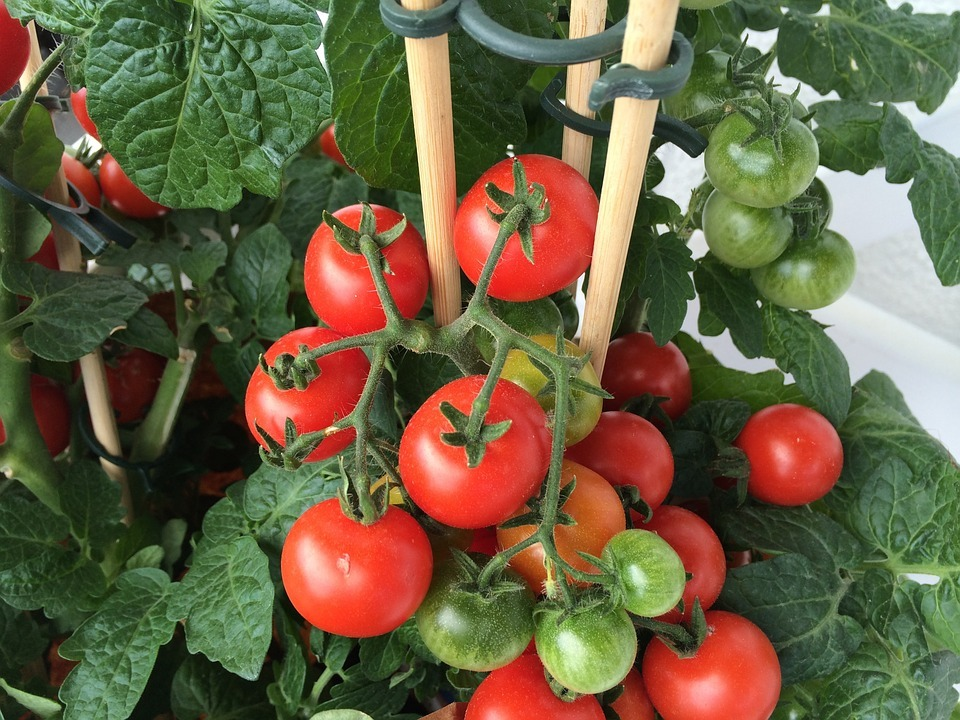
#> input picture 88.jpg, 960 x 720 px
$ python 'python project.py'
#> lines starting #> are read from the running program, lines starting #| are printed output that depends on the picture; after the words box and inside, x2 and y2 are one past the last pixel; in counts of white or black regions, pixels touching at a corner belong together
######image88
import cv2
import  numpy as np
from  matplotlib import pyplot as plt
img=cv2.imread("88.jpg")# Reading the image
#> img is the input picture: shape (720, 960, 3); mean B, G, R 65.8, 95.8, 105.7
img=cv2.resize(img,(512,512))   #Resizing the image
#> img: shape (512, 512, 3)
imgage=cv2.cvtColor(img,cv2.COLOR_BGR2RGB)
hsv=cv2.cvtColor(img,cv2.COLOR_BGR2HSV) #convert BGR to HSV
#> hsv: shape (512, 512, 3); mean H, S, V 41.4, 121, 121.7

#########################################################

lower_red= np.array([0,50,50])  #hsv for lower range of red
upper_red = np.array([10,255,255]) #hsv for upper range of red
mask = cv2.inRange(hsv, lower_red, upper_red) # making mask
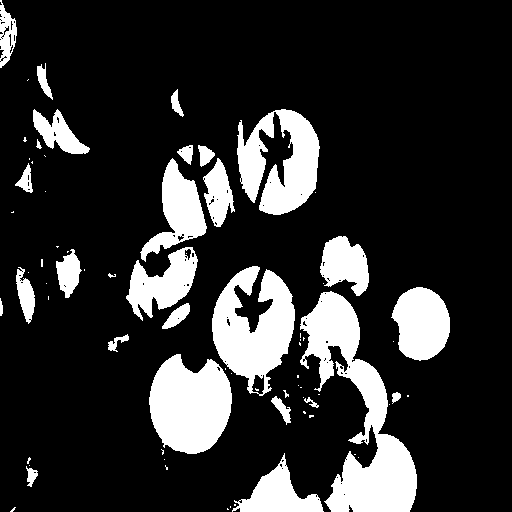
#> mask: shape (512, 512); 18.2% white; 74 white regions (45 under 20 px), largest, box (x1, y1, x2, y2) and area: (300, 291, 417, 512) 10028, (212, 266, 295, 396) 6279, (149, 354, 232, 454) 6203
##################################################

lower_green= np.array([36,25,25])  #hsv for lower range of red
upper_green = np.array([80,255,255]) #hsv for upper range of red
mask1 = cv2.inRange(hsv, lower_green, upper_green) # making mask
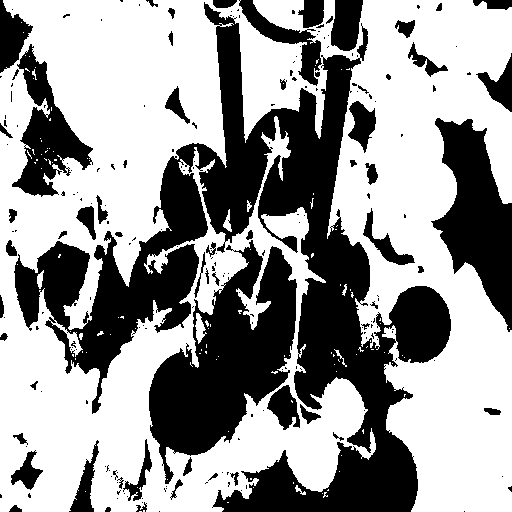
#> mask1: shape (512, 512); 60% white; 214 black regions (151 under 20 px), largest, box (x1, y1, x2, y2) and area: (14, 2, 451, 512) 58980, (149, 240, 297, 484) 17357, (431, 118, 512, 332) 9035

##################################################
res_r = cv2.bitwise_and(img,img, mask= mask) # ِANDing the mask and the image to show the red only
res_g=cv2.bitwise_and(img,img, mask= mask1) # ANDِing the mask and the image to show the green only
tot=cv2.bitwise_or(res_r,res_g) # ORing res_r with res_g (Mix)
res_r1 =cv2.cvtColor(res_r,cv2.COLOR_BGR2RGB)
res_g1 =cv2.cvtColor(res_g,cv2.COLOR_BGR2RGB)
tot =cv2.cvtColor(tot,cv2.COLOR_BGR2RGB)


#############make our full image equal to the result of  ِANDing the mask , identify the face of tomato#######################
full =res_r
full =cv2.cvtColor(full,cv2.COLOR_BGR2RGB)
face=cv2.imread('22.jpg')
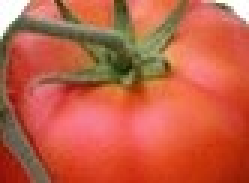
#> input picture 22.jpg, 83 x 61 px (shown 3 times larger)
#> face is the input picture: shape (61, 83, 3); mean B, G, R 69.7, 95.1, 195.4
face=cv2.cvtColor(face,cv2.COLOR_BGR2RGB)

###################make another variable equal to the original full image to draw the rectangles in it##########################
img2 = cv2.cvtColor(img, cv2.COLOR_BGR2RGB)
img2 =cv2.resize(img2,(512,512))
#######################loop for detection our tomatoes#######################

i=0
while 1 :

 res =cv2.matchTemplate(full,face,cv2.TM_SQDIFF)  ##for matching process between the face of tomato and full image
 min_val,max_val,min_loc,max_loc =cv2.minMaxLoc(res)###knowing the coordinates of result image in matching process
 height,width,channel=face.shape   ###knowing the coordinates of face image
 top_left =min_loc                 ##setting the top left of res equal to min_loc of the heat map image
 bottom_right=(top_left[0]+width,top_left[1]+height)##setting the coordinate of bottom_right  of the heat map image
 cv2.rectangle(full, top_left, bottom_right, (0, 0, 255), 5)
 cv2.rectangle(img2,top_left,bottom_right,(0,0,255),10)
 i=i+1
 if i==14 :
     break
#> this loop made 14 passes
#> (min_val, max_val, max_loc, top_left, bottom_right) on passes 1 to 12: (68516056, 291425888, (59, 60), (146, 376), (229, 437)), (76053760, 307863232, (67, 366), (333, 451), (416, 512)), (79381856, 307863232, (67, 366), (209, 298), (292, 359)), (92222512, 307863232, (67, 366), (236, 143), (319, 204)), (116972256, 307863232, (67, 366), (143, 373), (226, 434)), (119842736, 314597280, (67, 363), (331, 448), (414, 509)), (127466600, 314597248, (67, 363), (206, 295), (289, 356)), (133503232, 314597280, (67, 363), (113, 247), (196, 308)), (133907144, 314597280, (67, 363), (150, 167), (233, 228)), (140038128, 317826976, (78, 190), (367, 294), (450, 355)), (140295840, 317978496, (369, 237), (234, 140), (317, 201)), (141041792, 317978496, (369, 237), (140, 370), (223, 431))
#> pass 1, `res =cv2.matchTemplate(full,face,cv2.TM_SQDIFF)`:
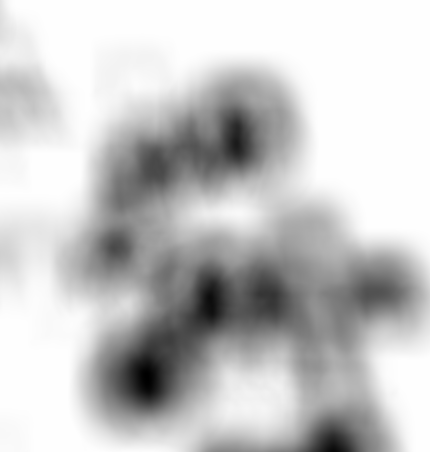
#> res: shape (452, 430) float32; min 68516056, max 291425888, mean 242187744; drawn with min black and max white
#> after the loop:
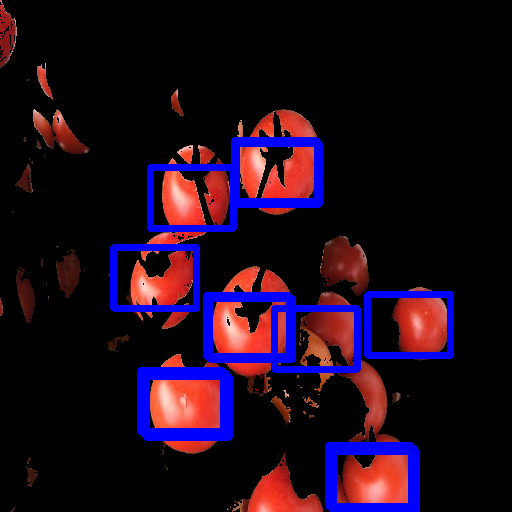
#> full: shape (512, 512, 3); mean R, G, B 28.1, 9.7, 27
#> after the loop:
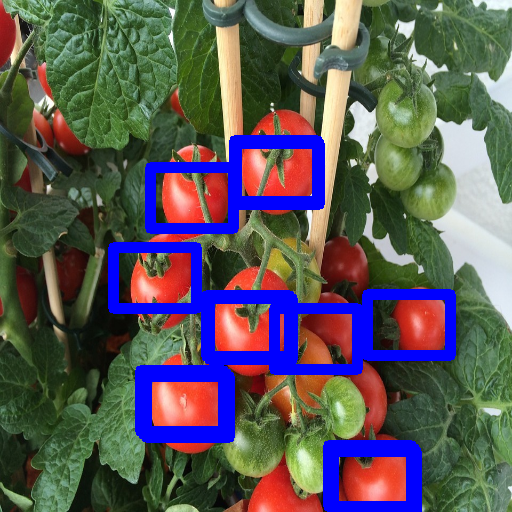
#> img2: shape (512, 512, 3); mean R, G, B 90.9, 87.5, 87.7
#> after the loop:
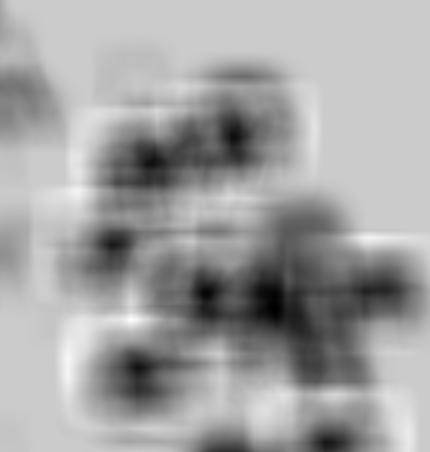
#> res: shape (452, 430) float32; min 153594672, max 325781920, mean 263774800; drawn with min black and max white
#> after the loop, i = 14


#######showing the results using matplotlib method###############

titles =['original image','red detection','green detection','Mix','full detection']
images=[imgage,res_r1,res_g1,tot,img2]
for i in range(5):
    plt.subplot(2, 3, i+1), plt.imshow(images[i], 'gray')
    plt.title(titles[i])
    plt.xticks([]),plt.yticks([])


plt.show()
